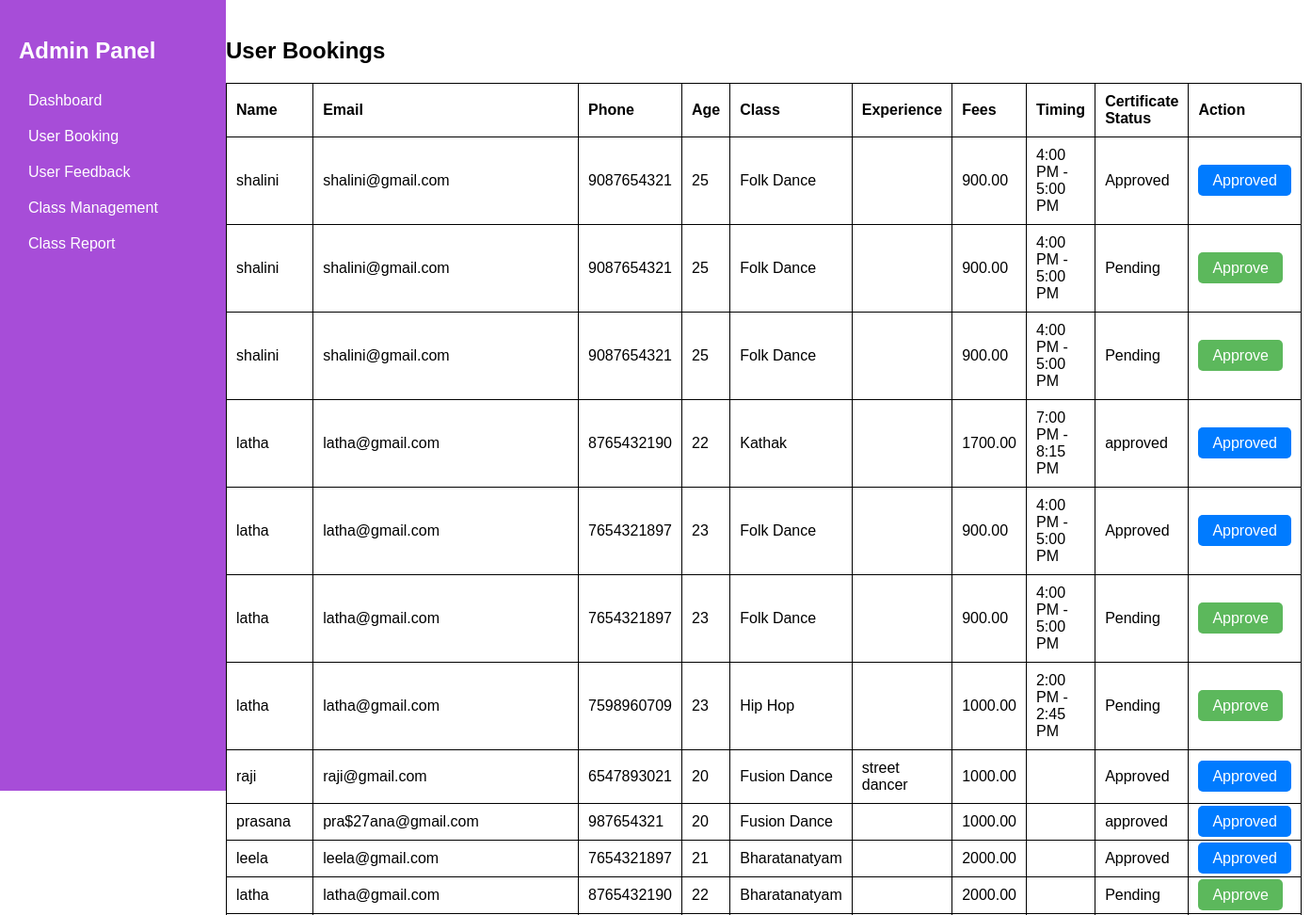
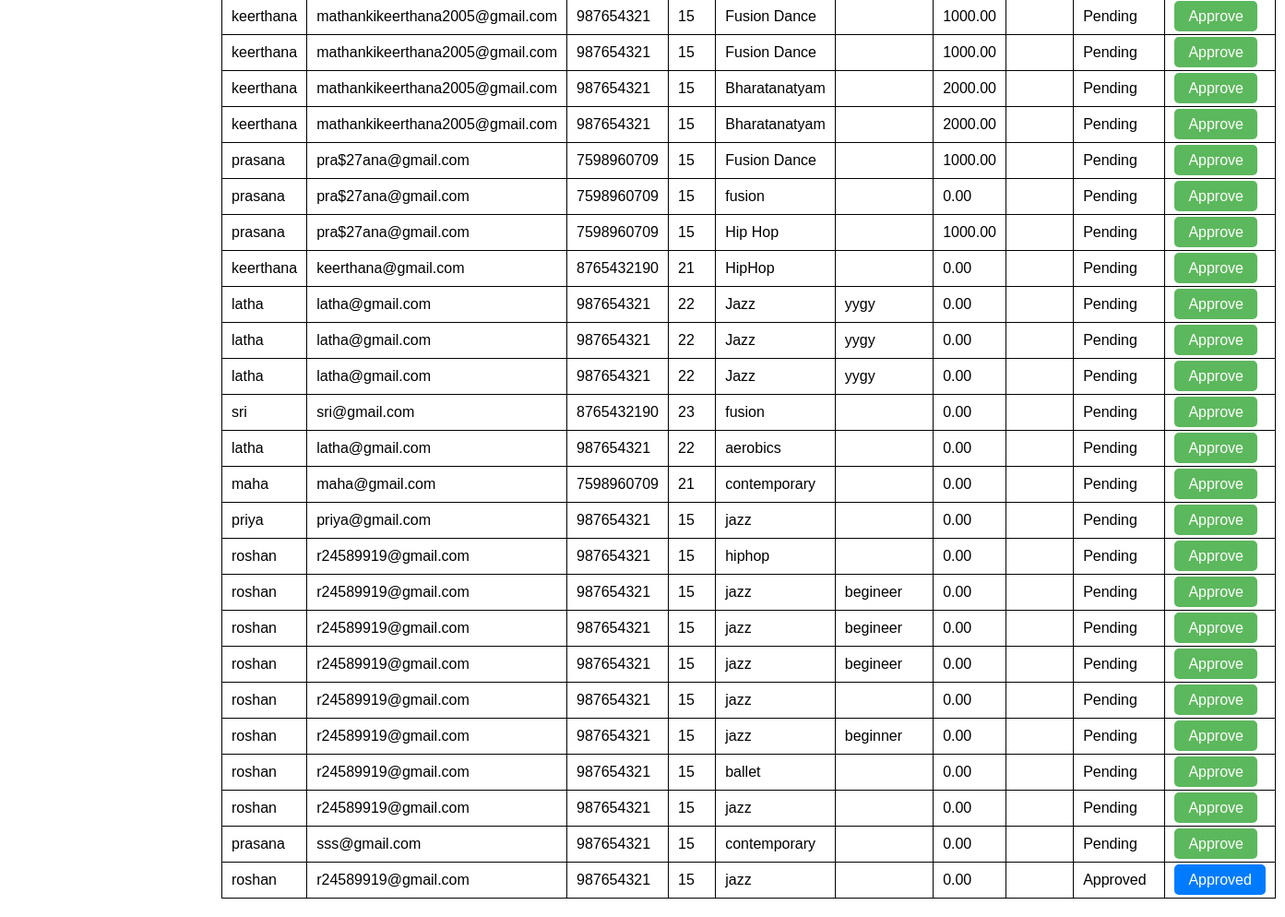
The app's page /admin.php?page=user_booking with its own data (2 pictures, top to bottom).
### tables this page shows
CREATE TABLE `bookings` (
  `id` int(11) NOT NULL,
  `name` varchar(255) NOT NULL,
  `email` varchar(255) NOT NULL,
  `phone` varchar(50) NOT NULL,
  `age` int(11) NOT NULL,
  `dance_class` varchar(50) NOT NULL,
  `schedule` varchar(50) NOT NULL,
  `experience` text DEFAULT NULL,
  `fees` decimal(10,2) NOT NULL,
  `timing` varchar(255) DEFAULT NULL,
  `booking_date` timestamp NOT NULL DEFAULT current_timestamp(),
  `certificate_status` varchar(20) DEFAULT 'Pending'
);

### admin.php (the view, shortened to what this page needs)
<?php
include('db.php');
$booking_count = mysqli_fetch_assoc(mysqli_query($conn, "SELECT COUNT(*) as total FROM bookings"))['total'];
$feedback_count = mysqli_fetch_assoc(mysqli_query($conn, "SELECT COUNT(*) as total FROM feedback"))['total'];
$class_count = mysqli_fetch_assoc(mysqli_query($conn, "SELECT COUNT(*) as total FROM dance_booking"))['total'];
$approved_count = mysqli_fetch_assoc(mysqli_query($conn, "SELECT COUNT(*) as approved FROM bookings WHERE certificate_status='Approved'"))['approved'];
$result_bookings = mysqli_query($conn, "SELECT * FROM bookings ORDER BY id DESC");
?>
<!DOCTYPE html>
<html lang="en">
<head>
</head>
<body>
<div class="sidebar">
<h2>Admin Panel</h2>
<a href="admin.php?page=dashboard">Dashboard</a>
<a href="admin.php?page=user_booking">User Booking</a>
<a href="admin.php?page=user_feedback">User Feedback</a>
<a href="admin.php?page=manage_classes">Class Management</a>
<a href="admin.php?page=class_report">Class Report</a>
</div>
<div class="main-content">
<?php
$page = isset($_GET['page']) ? $_GET['page'] : 'dashboard';
if ($page == "dashboard") { ?>
<h2>Dashboard</h2>
<div class="dashboard-container">
    <div class="dashboard-box"><h3>Total Bookings</h3><p><?php echo $booking_count; ?></p></div>
    <div class="dashboard-box"><h3>Total Feedback</h3><p><?php echo $feedback_count; ?></p></div>
    <div class="dashboard-box"><h3>Total Classes</h3><p><?php echo $class_count; ?></p></div>
    <div class="dashboard-box"><h3>Total Approved</h3><p><?php echo $approved_count; ?></p></div>
</div>
<?php } elseif ($page == "user_booking") { ?>
<h2>User Bookings</h2>
<table>
<tr><th>Name</th><th>Email</th><th>Phone</th><th>Age</th><th>Class</th><th>Experience</th><th>Fees</th><th>Timing</th><th>Certificate Status</th><th>Action</th></tr>
<?php while ($row = mysqli_fetch_assoc($result_bookings)): ?>
<tr>
<td><?php echo htmlspecialchars($row['name']); ?></td>
<td><?php echo htmlspecialchars($row['email']); ?></td>
<td><?php echo htmlspecialchars($row['phone']); ?></td>
<td><?php echo htmlspecialchars($row['age']); ?></td>
<td><?php echo htmlspecialchars($row['dance_class']); ?></td>
<td><?php echo htmlspecialchars($row['experience']); ?></td>
<td><?php echo htmlspecialchars($row['fees']); ?></td>
<td><?php echo htmlspecialchars($row['timing']); ?></td>
<td><?php echo htmlspecialchars($row['certificate_status']); ?></td>
<td>
<?php if (strtolower($row['certificate_status']) != 'approved'): ?>
    <a class="btn btn-approve" href="?page=user_booking&approve_certificate=<?php echo $row['id']; ?>" onclick="return confirm('Approve Certificate for this student?');">Approve</a>
<?php else: ?>
    <span class="btn btn-approved">Approved</span>
<?php endif; ?>
</td>
</tr>
<?php endwhile; ?>
</table>
<?php } ?>
</div>
</body>
</html>

### admin.php (style rules this page uses)
body { display: flex; font-family: Arial, sans-serif; margin: 0; }
.sidebar { width: 200px; background: rgb(167, 77, 216); color: white; padding: 20px; position: fixed; height: 100vh; }
.sidebar a { display: block; color: white; padding: 10px; text-decoration: none; }
.main-content { margin-left: 220px; padding: 20px; width: calc(100% - 220px); }
table { width: 100%; border-collapse: collapse; margin-top: 10px; }
table, th, td { border: 1px solid black; padding: 10px; text-align: left; }
.btn { padding: 8px 15px; background-color: #5cb85c; color: white; border: none; cursor: pointer; text-decoration: none; border-radius: 5px; }
.btn-approve { background-color: #5cb85c; }
.btn-approved { background-color: #007bff; color: white; }

### records on screen
bookings: name "shalini", email "shalini@gmail.com", phone "9087654321", age "25", dance_class "Folk Dance", fees "900.00", timing "4:00 PM - 5:00 PM", certificate_status "Approved"
bookings: name "shalini", email "shalini@gmail.com", phone "9087654321", age "25", dance_class "Folk Dance", fees "900.00", timing "4:00 PM - 5:00 PM", certificate_status "Pending"
bookings: name "shalini", email "shalini@gmail.com", phone "9087654321", age "25", dance_class "Folk Dance", fees "900.00", timing "4:00 PM - 5:00 PM", certificate_status "Pending"
bookings: name "latha", email "latha@gmail.com", phone "8765432190", age "22", dance_class "Kathak", fees "1700.00", timing "7:00 PM - 8:15 PM", certificate_status "approved", shows "Approved"
bookings: name "latha", email "latha@gmail.com", phone "7654321897", age "23", dance_class "Folk Dance", fees "900.00", timing "4:00 PM - 5:00 PM", certificate_status "Approved"
bookings: name "latha", email "latha@gmail.com", phone "7654321897", age "23", dance_class "Folk Dance", fees "900.00", timing "4:00 PM - 5:00 PM", certificate_status "Pending"
bookings: name "latha", email "latha@gmail.com", phone "7598960709", age "23", dance_class "Hip Hop", fees "1000.00", timing "2:00 PM - 2:45 PM", certificate_status "Pending"
bookings: name "raji", email "raji@gmail.com", phone "6547893021", age "20", dance_class "Fusion Dance", experience "street dancer", fees "1000.00", certificate_status "Approved"
bookings: name "prasana", email "pra$27ana@gmail.com", phone "987654321", age "20", dance_class "Fusion Dance", fees "1000.00", certificate_status "approved", shows "Approved"
bookings: name "leela", email "leela@gmail.com", phone "7654321897", age "21", dance_class "Bharatanatyam", fees "2000.00", certificate_status "Approved"
bookings: name "latha", email "latha@gmail.com", phone "8765432190", age "22", dance_class "Bharatanatyam", fees "2000.00", certificate_status "Pending"
bookings: name "keerthana", email "mathankikeerthana2005@gmail.com", phone "987654321", age "15", dance_class "Fusion Dance", fees "1000.00", certificate_status "Pending"
bookings: name "keerthana", email "mathankikeerthana2005@gmail.com", phone "987654321", age "15", dance_class "Fusion Dance", fees "1000.00", certificate_status "Pending"
bookings: name "keerthana", email "mathankikeerthana2005@gmail.com", phone "987654321", age "15", dance_class "Bharatanatyam", fees "2000.00", certificate_status "Pending"
bookings: name "keerthana", email "mathankikeerthana2005@gmail.com", phone "987654321", age "15", dance_class "Bharatanatyam", fees "2000.00", certificate_status "Pending"
bookings: name "prasana", email "pra$27ana@gmail.com", phone "7598960709", age "15", dance_class "Fusion Dance", fees "1000.00", certificate_status "Pending"
bookings: name "prasana", email "pra$27ana@gmail.com", phone "7598960709", age "15", dance_class "fusion", fees "0.00", certificate_status "Pending"
bookings: name "prasana", email "pra$27ana@gmail.com", phone "7598960709", age "15", dance_class "Hip Hop", fees "1000.00", certificate_status "Pending"
bookings: name "keerthana", email "keerthana@gmail.com", phone "8765432190", age "21", dance_class "HipHop", fees "0.00", certificate_status "Pending"
bookings: name "latha", email "latha@gmail.com", phone "987654321", age "22", dance_class "Jazz", experience "yygy", fees "0.00", certificate_status "Pending"
bookings: name "latha", email "latha@gmail.com", phone "987654321", age "22", dance_class "Jazz", experience "yygy", fees "0.00", certificate_status "Pending"
bookings: name "latha", email "latha@gmail.com", phone "987654321", age "22", dance_class "Jazz", experience "yygy", fees "0.00", certificate_status "Pending"
bookings: name "sri", email "sri@gmail.com", phone "8765432190", age "23", dance_class "fusion", fees "0.00", certificate_status "Pending"
bookings: name "latha", email "latha@gmail.com", phone "987654321", age "22", dance_class "aerobics", fees "0.00", certificate_status "Pending"
bookings: name "maha", email "maha@gmail.com", phone "7598960709", age "21", dance_class "contemporary", fees "0.00", certificate_status "Pending"
bookings: name "priya", email "priya@gmail.com", phone "987654321", age "15", dance_class "jazz", fees "0.00", certificate_status "Pending"
bookings: name "roshan", email "r24589919@gmail.com", phone "987654321", age "15", dance_class "hiphop", fees "0.00", certificate_status "Pending"
bookings: name "roshan", email "r24589919@gmail.com", phone "987654321", age "15", dance_class "jazz", experience "begineer", fees "0.00", certificate_status "Pending"
bookings: name "roshan", email "r24589919@gmail.com", phone "987654321", age "15", dance_class "jazz", experience "begineer", fees "0.00", certificate_status "Pending"
bookings: name "roshan", email "r24589919@gmail.com", phone "987654321", age "15", dance_class "jazz", experience "begineer", fees "0.00", certificate_status "Pending"
bookings: name "roshan", email "r24589919@gmail.com", phone "987654321", age "15", dance_class "jazz", fees "0.00", certificate_status "Pending"
bookings: name "roshan", email "r24589919@gmail.com", phone "987654321", age "15", dance_class "jazz", experience "beginner", fees "0.00", certificate_status "Pending"
bookings: name "roshan", email "r24589919@gmail.com", phone "987654321", age "15", dance_class "ballet", fees "0.00", certificate_status "Pending"
bookings: name "roshan", email "r24589919@gmail.com", phone "987654321", age "15", dance_class "jazz", fees "0.00", certificate_status "Pending"
bookings: name "prasana", email "sss@gmail.com", phone "987654321", age "15", dance_class "contemporary", fees "0.00", certificate_status "Pending"
bookings: name "roshan", email "r24589919@gmail.com", phone "987654321", age "15", dance_class "jazz", fees "0.00", certificate_status "Approved"
